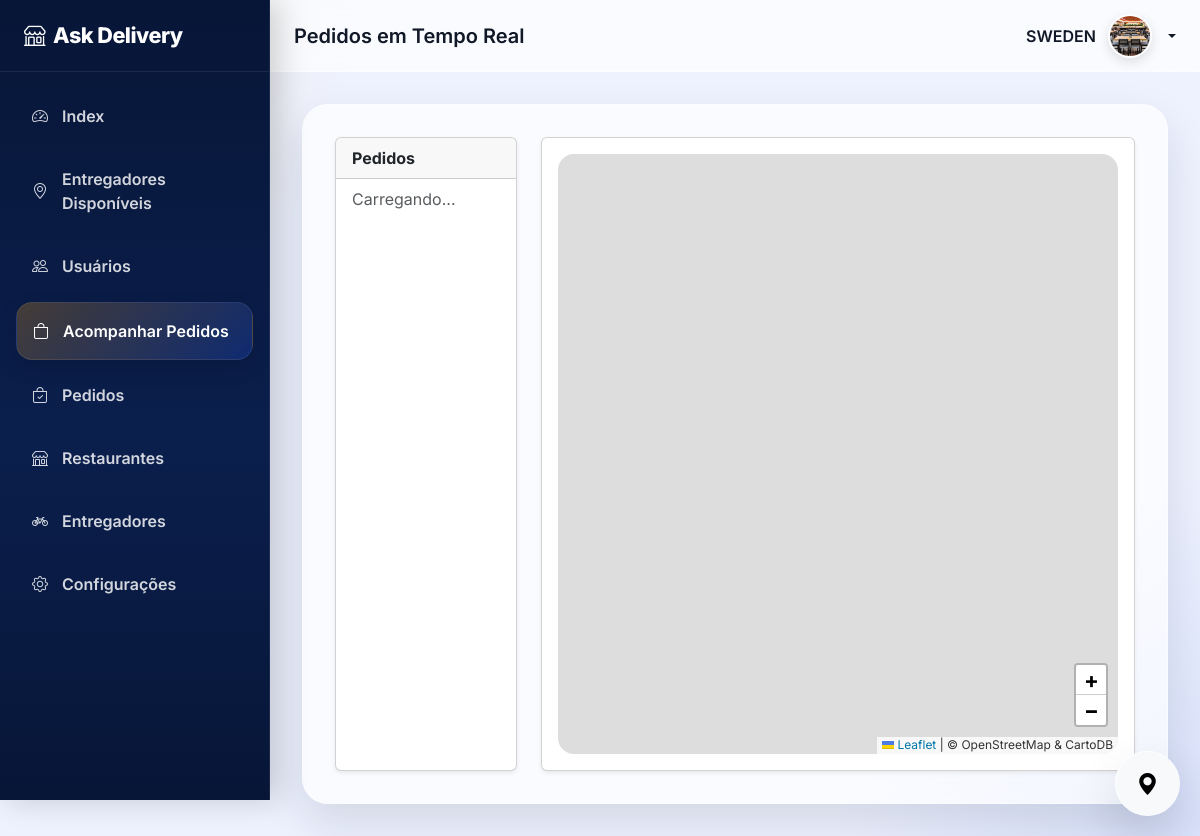
The app's page /orders/orders/dashboard/ (signed in) with its own data.
### core/models.py (models this page shows, shortened)
class User(AbstractUser):
    telefone = models.CharField(max_length=20, blank=True)
    email = models.EmailField(unique=True)
    USERNAME_FIELD = 'email'
    REQUIRED_FIELDS = ['username']

class Usuario(models.Model):
    user = models.OneToOneField(
        User,
        on_delete=models.CASCADE,
        related_name='perfil'
    )
    tipo = models.CharField(max_length=20, choices=TIPO)
    foto = models.ImageField(
        upload_to=user_directory_path,
        blank=True,
        null=True
    )
    telefone_verificado = models.BooleanField(default=False)
    email_verificado = models.BooleanField(default=False)
    ativo = models.BooleanField(default=True)
    criado_em = models.DateTimeField(auto_now_add=True)
    atualizado_em = models.DateTimeField(auto_now=True)
    class Meta:
        permissions = (
            ("cliente", "Permissão de cliente"),
            ("entregador", "Permissão de entregador"),
            ("restaurante", "Permissão de restaurante"),
        )

### orders/views.py (the view)
# urls.py: path('orders/dashboard/', v.OrdersDashboardView.as_view(), name='orders_dashboard'),
class OrdersDashboardView(CustomTemplateView):
    template_name = "orders/dashboard.html"
    permission_codename = [
        'core.entregador',
    ]

### core/templatetags/static_version.py (called while the page is built)
@register.simple_tag
def static_version(path):
    full_path = os.path.join(settings.STATIC_ROOT, path)
    if os.path.exists(full_path):
        with open(full_path, 'rb') as f:
            file_hash = hashlib.md5(f.read()).hexdigest()[:6]
        return f"{static(path)}?v={file_hash}"
    return static(path)

### core/views_mixins.py (called while the page is built, shortened)
    def dispatch(self, request, *args, **kwargs):
        return super(CheckPermissionMixin, self).dispatch(request, *args, **kwargs)

    def check_user_permissions(self, request):
        if not isinstance(self.permission_codename, list):
            self.permission_codename = [self.permission_codename]
        perms = []
        for permission in self.permission_codename:
            if '.' not in permission:
                permission = str(
                    request.resolver_match.app_name) + '.' + str(permission)
            perms.append(permission)
        return len(self.permission_codename) and (
            request.user.is_superuser or any(
                request.user.has_perm(perm)
                for perm in perms
            )
        )

### orders/templates/orders/dashboard.html (shortened to what this page needs)
{% extends 'base.html' %}
{% load static %}
{% block page_title %}Pedidos em Tempo Real{% endblock %}
{% block extra_css %}
<link rel="stylesheet"
      href="https://unpkg.com/leaflet/dist/leaflet.css" />
{% endblock %}
{% block content %}
<div class="row">
    <div class="col-md-3">
        <div class="card shadow-sm h-100">
            <div class="card-header">
                <strong>Pedidos</strong>
            </div>
            <div class="card-body p-0">
                <ul id="orders-list" class="list-group list-group-flush">
                    <li class="list-group-item text-muted">
                        Carregando...
                    </li>
                </ul>
            </div>
        </div>
    </div>
    <div class="col-md-9">
        <div class="card shadow-sm">
            <div class="card-body">
                <div id="map"></div>
            </div>
        </div>
    </div>
</div>
{% endblock %}

### core/templates/base.html (shortened to what this page needs)
{% load static %}
{% load static_version %}
<!DOCTYPE html>
<html lang="pt-br">
<head>
    <link href="https://cdn.jsdelivr.net/npm/bootstrap@5.3.3/dist/css/bootstrap.min.css" rel="stylesheet">
    <link rel="stylesheet" href="https://cdn.jsdelivr.net/npm/bootstrap-icons@1.11.3/font/bootstrap-icons.css">
    <link href="{% static_version 'css/admin.css' %}" rel="stylesheet">
    {% block extra_css %}
    {% endblock %}
</head>
<body>
    <aside class="sidebar" id="sidebar">
        <div class="sidebar-brand">
            <i class="bi bi-shop me-2"></i> Ask Delivery
        </div>
        <nav class="sidebar-nav nav flex-column">
            <a href="{% url 'core:index' %}"
               class="nav-link {% if request.resolver_match.url_name == 'index' %}active{% endif %}">
                <i class="bi bi-speedometer2"></i>
                Index
            </a>
            <a href="{% url 'tracking:tracking-dashboard' %}"
               class="nav-link {% if request.resolver_match.url_name == 'tracking-dashboard' %}active{% endif %}">
                <i class="bi bi-geo-alt"></i>
                Entregadores Disponíveis
            </a>
            <a href="{% url 'core:usuario_list' %}"
               class="nav-link {% if request.resolver_match.url_name == 'usuario_list' %}active{% endif %}">
                <i class="bi bi-people"></i>
                Usuários
            </a>
            <a href="{% url 'orders:orders_dashboard' %}"
               class="nav-link {% if request.resolver_match.url_name == 'orders_dashboard' %}active{% endif %}">
                <i class="bi bi-bag"></i>
                Acompanhar Pedidos
            </a>
            <a href="{% url 'orders:orders_list' %}"
               class="nav-link {% if request.resolver_match.url_name == 'orders_list' %}active{% endif %}">
                <i class="bi bi-bag-check"></i>
                Pedidos
            </a>
            <a href="#" class="nav-link">
                <i class="bi bi-shop"></i>
                Restaurantes
            </a>
            <a href="#" class="nav-link">
                <i class="bi bi-bicycle"></i>
                Entregadores
            </a>
            <a href="#" class="nav-link">
                <i class="bi bi-gear"></i>
                Configurações
            </a>
        </nav>
    </aside>
    <div class="main-wrapper">
        <header class="topbar">
            <div class="d-flex align-items-center gap-3">
                <h5 class="mb-0 fw-semibold">
                    {% block page_title %}Dashboard{% endblock %}
                </h5>
            </div>
            <div class="dropdown">
                <div class="user-box dropdown-toggle"
                     data-bs-toggle="dropdown"
                     aria-expanded="false"
                     style="cursor: pointer;">
                    <div class="text-end d-none d-sm-block">
                        <div class="fw-semibold">
                            {{ request.user.get_full_name|default:request.user.username }}
                        </div>
                    </div>
                    {% if request.user.perfil and request.user.perfil.foto %}
                        <img src="{{ request.user.perfil.foto.url }}"
                            alt="Avatar"
                            class="user-avatar">
                    {% else %}
                        <img src="{% static 'imagens/user.png' %}"
                            alt="Avatar"
                            class="user-avatar">
                    {% endif %}
                </div>
            </div>
        </header>
        <main class="content-wrapper">
            <div class="page-card">
                {% block content %}
                {% endblock %}
            </div>
        </main>
    </div>
    <div id="tracking-widget" class="tracking-widget minimized">
        <div class="tracking-header">
            <button id="trackingMinimize"
                    class="tracking-toggle">
                <i class="bi bi-geo-alt-fill"></i>
            </button>
        </div>
    </div>
</body>
</html>

### core/static/css/admin.css (style rules this page uses)
:root { --primary-color: #1d4ed8; --primary-hover: #1e40af; --secondary-color: #f59e0b; --secondary-hover: #ea580c; --success-color: #10b981; --danger-color: #ef4444; --sidebar-width: 270px; --topbar-height: 72px; --sidebar-bg: linear-gradient( 180deg, #071637, #0b1f4d 55%, #071637 ); --sidebar-hover: rgba(255,255,255,0.08); --body-bg: #eef2ff; --card-bg: rgba(255,255,255,0.72); --card-border: rgba(255,255,255,0.4); --text-main: #111827; --text-muted: #6b7280; --shadow-lg: 0 20px 45px rgba(15,23,42,.12); --shadow-md: 0 10px 25px rgba(15,23,42,.08); --radius-xl: 26px; --radius-lg: 18px; --radius-md: 14px; }
* { font-family: 'Inter', sans-serif; }
body { background: radial-gradient( circle at top left, rgba(245,158,11,.15), transparent 25% ), radial-gradient( circle at bottom right, rgba(29,78,216,.10), transparent 25% ), var(--body-bg); color: var(--text-main); overflow-x: hidden; }
.sidebar { position: fixed; top: 0; left: 0; width: var(--sidebar-width); height: 100vh; background: var(--sidebar-bg); color: #fff; z-index: 1040; transition: .3s ease; overflow-y: auto; border-right: 1px solid rgba(255,255,255,.08); box-shadow: 8px 0 30px rgba(0,0,0,.18); }
.sidebar-brand { height: var(--topbar-height); display:flex; align-items:center; padding:0 1.5rem; font-size:1.35rem; font-weight:800; border-bottom: 1px solid rgba(255,255,255,.08); letter-spacing:-.5px; }
.sidebar-nav { padding: 1rem; }
.sidebar-nav .nav-link { color: rgba(255,255,255,.82); border-radius: 16px; padding: 1rem 1rem; margin-bottom: .45rem; display:flex; align-items:center; gap:14px; font-weight:600; transition:.25s ease; }
.sidebar-nav .nav-link.active { background: linear-gradient( 135deg, rgba(245,158,11,.25), rgba(29,78,216,.28) ); color:#fff; border: 1px solid rgba(255,255,255,.08); box-shadow: 0 8px 20px rgba(0,0,0,.15); }
.main-wrapper { margin-left: var(--sidebar-width); min-height: 100vh; transition: all 0.3s ease; }
.topbar { height: var(--topbar-height); background: rgba(255,255,255,.65); backdrop-filter: blur(16px); border-bottom: 1px solid rgba(255,255,255,.5); display:flex; align-items:center; justify-content:space-between; padding:0 1.5rem; position:sticky; top:0; z-index:1030; }
.content-wrapper { padding: 2rem; }
.page-card { background: rgba(255,255,255,.68); backdrop-filter: blur(18px); border-radius: var(--radius-xl); box-shadow: var(--shadow-lg); padding:2rem; border: 1px solid rgba(255,255,255,.5); }
.user-box { display: flex; align-items: center; gap: 12px; }
.user-avatar { width: 42px; height: 42px; border-radius: 50%; object-fit: cover; }
* { box-sizing: border-box; }
.tracking-widget { position: fixed; bottom: 20px; right: 20px; width: 320px; z-index: 9999; background: #fff; border-radius: 18px; box-shadow: 0 10px 30px rgba(0,0,0,0.15); overflow: hidden; transition: all 0.3s ease; backdrop-filter: blur(10px); }
.tracking-widget.minimized { width: 65px; height: 65px; border-radius: 50%; padding: 0; }
.tracking-widget.minimized .tracking-header { justify-content: center; padding: 0; height: 65px; border-bottom: none; }
.tracking-widget.minimized .tracking-toggle { margin: 0; width: 65px; height: 65px; border-radius: 50%; display: flex; align-items: center; justify-content: center; font-size: 22px; }
.tracking-header { display: flex; align-items: center; justify-content: space-between; padding: 12px 16px; background: #f8f9fa; border-bottom: 1px solid #eee; }
.tracking-toggle { border: none; background: transparent; font-size: 18px; cursor: pointer; }
.user-avatar { width:44px; height:44px; border-radius:50%; object-fit:cover; border: 2px solid rgba(255,255,255,.7); box-shadow: 0 4px 12px rgba(0,0,0,.12); }
.tracking-widget { background: rgba(255,255,255,.72); backdrop-filter: blur(18px); border: 1px solid rgba(255,255,255,.5); box-shadow: var(--shadow-lg); }

### orders/templates/orders/dashboard.html (style rules this page uses)
#map { height: 75vh; border-radius: 16px; overflow: hidden; }
.leaflet-container { border-radius: 16px; }
#orders-list { max-height: 75vh; overflow-y: auto; }
.d-none { display: none; }

### records on screen
User: user.get_full_name "SWEDEN", user.perfil.foto (picture)
